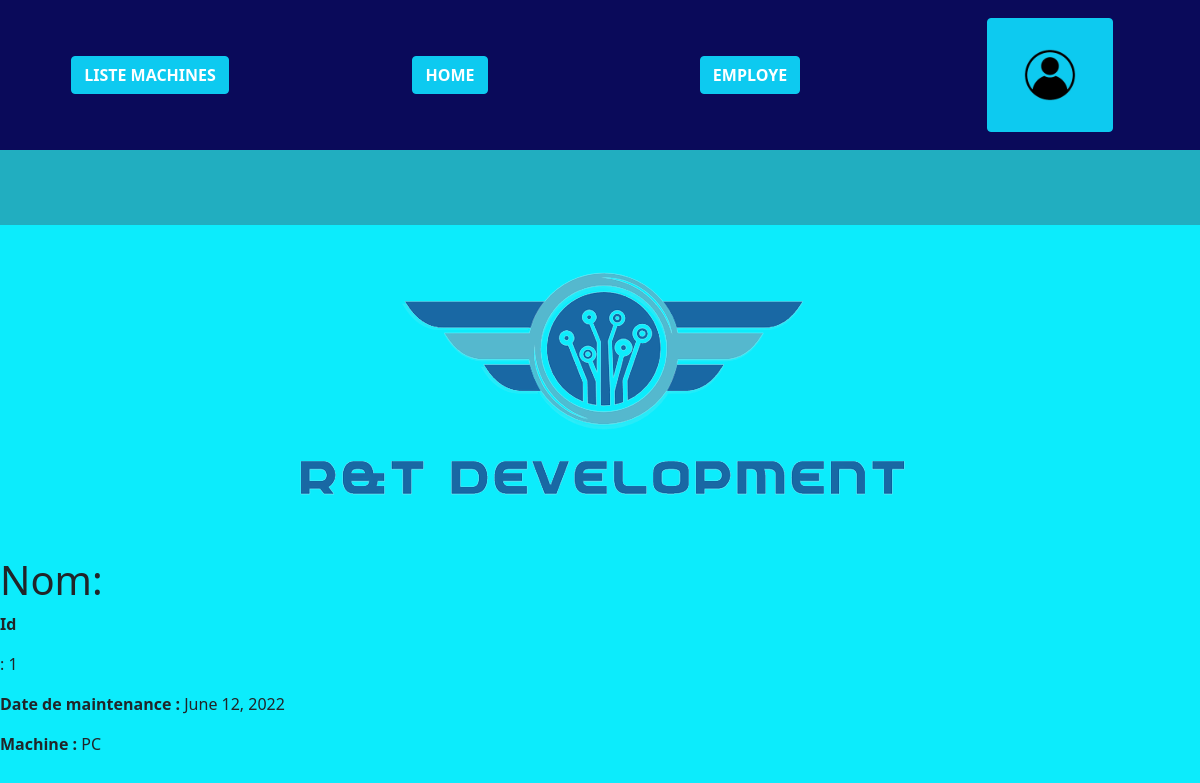
Screenshot of /computerApp/machine/1 with the database file from the repository.
### computerApp/models.py (models this page shows)
class Machine(models.Model):
    TYPE = (
        ('PC', ('PC - Run windows ')) ,
        ('Mac', ( ' MAc - Run MacOS ')) ,
        ('Serveur', ('Serveur - Simple Server to deploy virtual machines')),
        ('Switch', ('Switch - To maintains and connect servers')),
    )
    id = models.AutoField(primary_key=True, editable=False)
    nom = models.CharField(max_length=6)
    maintenanceDate = models.DateField(default = datetime.now())
    mach = models.CharField(max_length=32, choices=TYPE, default='PC')

### computerApp/views.py (the view)
# urls.py: path('machine/<pk>', views.machine_detail_view, name='machine_detail'),
def machine_detail_view(request, pk):
	machine = get_object_or_404(Machine, id=pk)
	context={'machine': machine}
	return render(request, 'computerapp/machine_detail.html', context)

### computerApp/templates/computerapp/machine_detail.html
{% extends "index.html" %}
{% block content %}
    <h1> Nom: {{ machine.name }}</h1>
    <p> <strong> Id</p></strong> : {{ machine.id }} </a> </p>
    <p> <strong> Date de maintenance :
    </strong> {{machine.maintenanceDate}} </p>
    <p> <strong> Machine :
    </strong> {{ machine.mach }} </p>
{% endblock %}

### computerApp/templates/index.html (style rules this page uses)
body { background-color: rgb(12, 236, 252); }

### rows the page displays
Machine: id "1", maintenanceDate "June 12, 2022", mach "PC"
